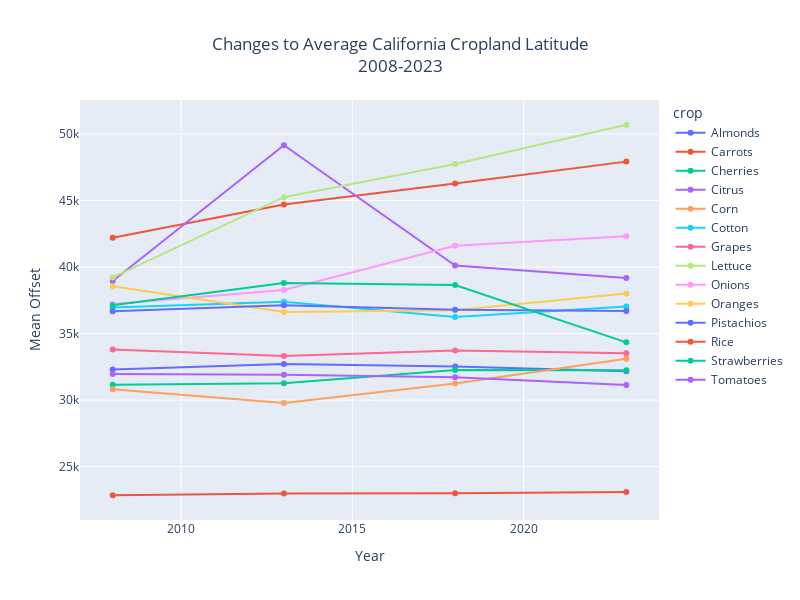

The notebook cell this image was saved under:
### Markdown cell above
### Looking at data

### Code cell
fig = px.scatter(
    full_df,
    x='year',
    y='mean_offset',
    color='crop',
    facet_col_wrap=3,
    title='Changes to Average California Cropland Latitude<br>2008-2023</br>',
    width = 800,
    height = 600,
)

fig.update_layout(
    title_x=0.5,
    xaxis_title='Year',
    yaxis_title='Mean Offset'
)

fig.update_traces(mode="lines+markers")

fig.show()

### Figure 1 — Plotly figure (JSON) as saved in the notebook; plotly's stock layout.template omitted (floating-point values rounded to 4 significant figures)
{"data": [{"hovertemplate": "crop=Almonds<br>year=%{x}<br>mean_offset=%{y}<extra></extra>", "legendgroup": "Almonds", "marker": {"color": "#636efa", "symbol": "circle"}, "mode": "lines+markers", "name": "Almonds", "orientation": "v", "showlegend": true, "type": "scatter", "x": [2008, 2013, 2018, 2023], "xaxis": "x", "y": [32310.0, 32710.0, 32530.0, 32160.0], "yaxis": "y"}, {"hovertemplate": "crop=Carrots<br>year=%{x}<br>mean_offset=%{y}<extra></extra>", "legendgroup": "Carrots", "marker": {"color": "#EF553B", "symbol": "circle"}, "mode": "lines+markers", "name": "Carrots", "orientation": "v", "showlegend": true, "type": "scatter", "x": [2008, 2013, 2018, 2023], "xaxis": "x", "y": [42210.0, 44700.0, 46290.0, 47920.0], "yaxis": "y"}, {"hovertemplate": "crop=Cherries<br>year=%{x}<br>mean_offset=%{y}<extra></extra>", "legendgroup": "Cherries", "marker": {"color": "#00cc96", "symbol": "circle"}, "mode": "lines+markers", "name": "Cherries", "orientation": "v", "showlegend": true, "type": "scatter", "x": [2008, 2013, 2018, 2023], "xaxis": "x", "y": [31160.0, 31270.0, 32260.0, 32240.0], "yaxis": "y"}, {"hovertemplate": "crop=Citrus<br>year=%{x}<br>mean_offset=%{y}<extra></extra>", "legendgroup": "Citrus", "marker": {"color": "#ab63fa", "symbol": "circle"}, "mode": "lines+markers", "name": "Citrus", "orientation": "v", "showlegend": true, "type": "scatter", "x": [2008, 2013, 2018, 2023], "xaxis": "x", "y": [38950.0, 49160.0, 40120.0, 39180.0], "yaxis": "y"}, {"hovertemplate": "crop=Corn<br>year=%{x}<br>mean_offset=%{y}<extra></extra>", "legendgroup": "Corn", "marker": {"color": "#FFA15A", "symbol": "circle"}, "mode": "lines+markers", "name": "Corn", "orientation": "v", "showlegend": true, "type": "scatter", "x": [2008, 2013, 2018, 2023], "xaxis": "x", "y": [30830.0, 29790.0, 31260.0, 33100.0], "yaxis": "y"}, {"hovertemplate": "crop=Cotton<br>year=%{x}<br>mean_offset=%{y}<extra></extra>", "legendgroup": "Cotton", "marker": {"color": "#19d3f3", "symbol": "circle"}, "mode": "lines+markers", "name": "Cotton", "orientation": "v", "showlegend": true, "type": "scatter", "x": [2008, 2013, 2018, 2023], "xaxis": "x", "y": [36970.0, 37400.0, 36260.0, 37030.0], "yaxis": "y"}, {"hovertemplate": "crop=Grapes<br>year=%{x}<br>mean_offset=%{y}<extra></extra>", "legendgroup": "Grapes", "marker": {"color": "#FF6692", "symbol": "circle"}, "mode": "lines+markers", "name": "Grapes", "orientation": "v", "showlegend": true, "type": "scatter", "x": [2008, 2013, 2018, 2023], "xaxis": "x", "y": [33810.0, 33310.0, 33730.0, 33530.0], "yaxis": "y"}, {"hovertemplate": "crop=Lettuce<br>year=%{x}<br>mean_offset=%{y}<extra></extra>", "legendgroup": "Lettuce", "marker": {"color": "#B6E880", "symbol": "circle"}, "mode": "lines+markers", "name": "Lettuce", "orientation": "v", "showlegend": true, "type": "scatter", "x": [2008, 2013, 2018, 2023], "xaxis": "x", "y": [39220.0, 45250.0, 47750.0, 50690.0], "yaxis": "y"}, {"hovertemplate": "crop=Onions<br>year=%{x}<br>mean_offset=%{y}<extra></extra>", "legendgroup": "Onions", "marker": {"color": "#FF97FF", "symbol": "circle"}, "mode": "lines+markers", "name": "Onions", "orientation": "v", "showlegend": true, "type": "scatter", "x": [2008, 2013, 2018, 2023], "xaxis": "x", "y": [37230.0, 38280.0, 41610.0, 42320.0], "yaxis": "y"}, {"hovertemplate": "crop=Oranges<br>year=%{x}<br>mean_offset=%{y}<extra></extra>", "legendgroup": "Oranges", "marker": {"color": "#FECB52", "symbol": "circle"}, "mode": "lines+markers", "name": "Oranges", "orientation": "v", "showlegend": true, "type": "scatter", "x": [2008, 2013, 2018, 2023], "xaxis": "x", "y": [38550.0, 36620.0, 36760.0, 38020.0], "yaxis": "y"}, {"hovertemplate": "crop=Pistachios<br>year=%{x}<br>mean_offset=%{y}<extra></extra>", "legendgroup": "Pistachios", "marker": {"color": "#636efa", "symbol": "circle"}, "mode": "lines+markers", "name": "Pistachios", "orientation": "v", "showlegend": true, "type": "scatter", "x": [2008, 2013, 2018, 2023], "xaxis": "x", "y": [36680.0, 37120.0, 36800.0, 36710.0], "yaxis": "y"}, {"hovertemplate": "crop=Rice<br>year=%{x}<br>mean_offset=%{y}<extra></extra>", "legendgroup": "Rice", "marker": {"color": "#EF553B", "symbol": "circle"}, "mode": "lines+markers", "name": "Rice", "orientation": "v", "showlegend": true, "type": "scatter", "x": [2008, 2013, 2018, 2023], "xaxis": "x", "y": [22860.0, 22980.0, 23020.0, 23090.0], "yaxis": "y"}, {"hovertemplate": "crop=Strawberries<br>year=%{x}<br>mean_offset=%{y}<extra></extra>", "legendgroup": "Strawberries", "marker": {"color": "#00cc96", "symbol": "circle"}, "mode": "lines+markers", "name": "Strawberries", "orientation": "v", "showlegend": true, "type": "scatter", "x": [2008, 2013, 2018, 2023], "xaxis": "x", "y": [37120.0, 38810.0, 38650.0, 34340.0], "yaxis": "y"}, {"hovertemplate": "crop=Tomatoes<br>year=%{x}<br>mean_offset=%{y}<extra></extra>", "legendgroup": "Tomatoes", "marker": {"color": "#ab63fa", "symbol": "circle"}, "mode": "lines+markers", "name": "Tomatoes", "orientation": "v", "showlegend": true, "type": "scatter", "x": [2008, 2013, 2018, 2023], "xaxis": "x", "y": [31970.0, 31910.0, 31730.0, 31140.0], "yaxis": "y"}], "layout": {"height": 600, "legend": {"title": {"text": "crop"}, "tracegroupgap": 0}, "title": {"text": "Changes to Average California Cropland Latitude<br>2008-2023</br>", "x": 0.5}, "width": 800, "xaxis": {"anchor": "y", "autorange": true, "domain": [0, 1], "range": [2007.0, 2024.0], "title": {"text": "Year"}, "type": "linear"}, "yaxis": {"anchor": "x", "autorange": true, "domain": [0, 1], "range": [21000.0, 52550.0], "title": {"text": "Mean Offset"}, "type": "linear"}}}
